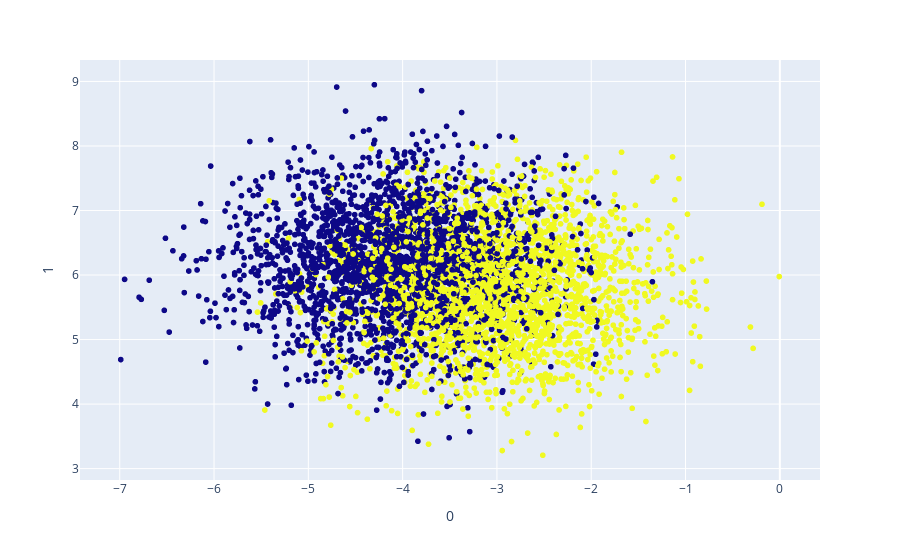

The cell this chart's notebook holds for it:
### Code cell
fig = px.scatter(X_df, 0, 1, color_discrete_sequence = y_df)
fig.show()

### Figure 1 — Plotly figure (JSON) as saved in the notebook; plotly's stock layout.template omitted (floating-point values rounded to 4 significant figures; data arrays with more than 128 entries replaced by an {"elided": "..."} marker saying what was removed)
{"data": [{"hovertemplate": "0=%{x}<br>1=%{y}<extra></extra>", "legendgroup": "", "marker": {"color": {"elided": "5000 int values"}, "symbol": "circle"}, "mode": "markers", "name": "", "showlegend": false, "type": "scattergl", "x": {"elided": "5000 float values"}, "xaxis": "x", "y": {"elided": "5000 float values"}, "yaxis": "y"}], "layout": {"legend": {"tracegroupgap": 0}, "margin": {"t": 60}, "xaxis": {"anchor": "y", "domain": [0, 1], "title": {"text": "0"}}, "yaxis": {"anchor": "x", "domain": [0, 1], "title": {"text": "1"}}}}
